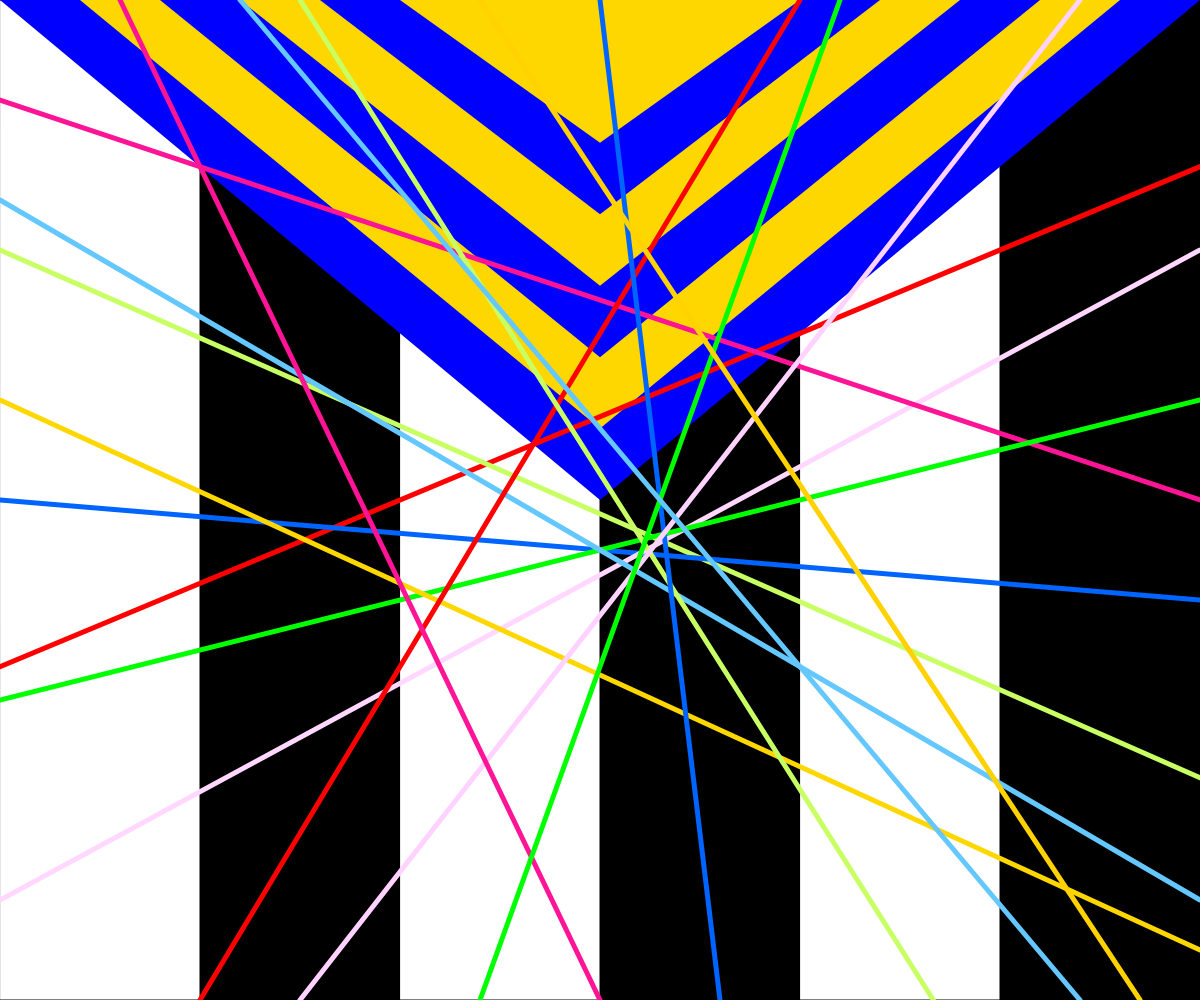
Frame 1 (no input)
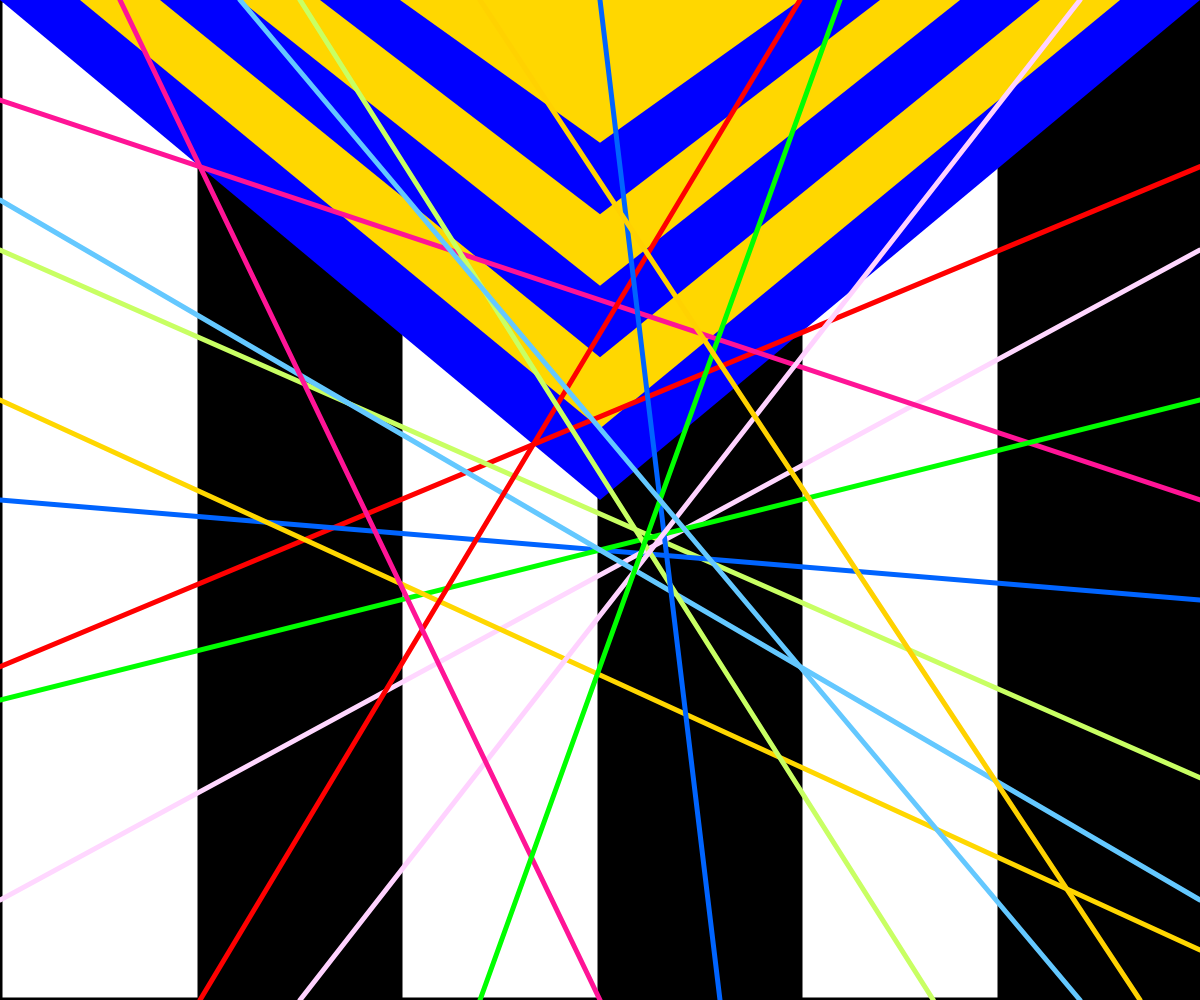
Frame 60 (no input)
Frame 120 (the mouse pressed at the canvas centre since frame 60): identical to frame 60, image omitted

The p5.js sketch that drew these frames (run headless with seeded random() and noise() and a simulated clock; from frame 60 on, the mouse is pressed at the canvas centre):

// p5.js sketch
// ── sketch.js

function setup() {
    createCanvas(windowWidth, windowHeight);
}
  

function draw() {
    background(0);
fill(255)
   rect(0,0,windowWidth/6,windowHeight);
   rect((windowWidth/6)*2,0,windowWidth/6,windowHeight)
   rect((windowWidth/6)*4,0,windowWidth/6,windowHeight)

strokeWeight(0)
fill(0,0,255)
triangle(0,0,windowWidth,0,windowWidth/2,windowHeight/2)


fill(255,215,0)
triangle(windowWidth/15,0,(windowWidth/15)*14,0,windowWidth/2,(windowHeight/14)*6)

fill(0,0,255)
triangle((windowWidth/15)*2,0,(windowWidth/15)*13,0,windowWidth/2,(windowHeight/14)*5)

fill(255,215,0)
triangle((windowWidth/15)*3,0,(windowWidth/15)*12,0,windowWidth/2,(windowHeight/14)*4)

fill(0,0,255)
triangle((windowWidth/15)*4,0,(windowWidth/15)*11,0,windowWidth/2,(windowHeight/14)*3)

fill(255,215,0)
triangle((windowWidth/15)*5,0,(windowWidth/15)*10,0,windowWidth/2,(windowHeight/14)*2)


strokeWeight(5)
stroke(255,0,0)
line(0,(windowHeight)*2/3, windowWidth, (windowHeight)/6)

strokeWeight(5)
stroke(200,255,99)
line(0,(windowHeight)/4, windowWidth, (windowHeight)*7/9)

strokeWeight(5)
stroke(0,100,255)
line(0,(windowHeight)/2, windowWidth, (windowHeight)*3/5)

strokeWeight(5)
stroke(255,215,255)
line(0,(windowHeight)*9/10, windowWidth, (windowHeight)/4)

strokeWeight(5)
stroke(255,20,150)
line(0,(windowHeight)/10, windowWidth, (windowHeight)/2)

strokeWeight(5)
stroke(0,255,0)
line(0,(windowHeight)*7/10, windowWidth, (windowHeight)*4/10)

strokeWeight(5)
stroke(100,200,255)
line(0,(windowHeight)/5, windowWidth, (windowHeight)*9/10)

strokeWeight(5)
stroke(255,215,0)
line(0,(windowHeight)*4/10, windowWidth, (windowHeight)*19/20)

stroke(0)







strokeWeight(5)
stroke(255,0,0)
line((windowWidth)*2/3, 0,  (windowWidth)/6,windowHeight)

strokeWeight(5)
stroke(200,255,99)
line((windowWidth)/4, 0,  (windowWidth)*7/9,windowHeight)

strokeWeight(5)
stroke(0,100,255)
line((windowWidth)/2, 0,  (windowWidth)*3/5,windowHeight)

strokeWeight(5)
stroke(255,210,255)
line((windowWidth)*9/10, 0,  (windowWidth)/4,windowHeight)

strokeWeight(5)
stroke(255,20,150)
line((windowWidth)/10, 0,  (windowWidth)/2,windowHeight)

strokeWeight(5)
stroke(0,255,0)
line((windowWidth)*7/10, 0,  (windowWidth)*4/10,windowHeight)

strokeWeight(5)
stroke(100,200,255)
line((windowWidth)/5, 0,  (windowWidth)*9/10,windowHeight)

strokeWeight(5)
stroke(255,210,0)
line((windowWidth)*4/10, 0,  (windowWidth)*19/20,windowHeight)

stroke(0)
}
